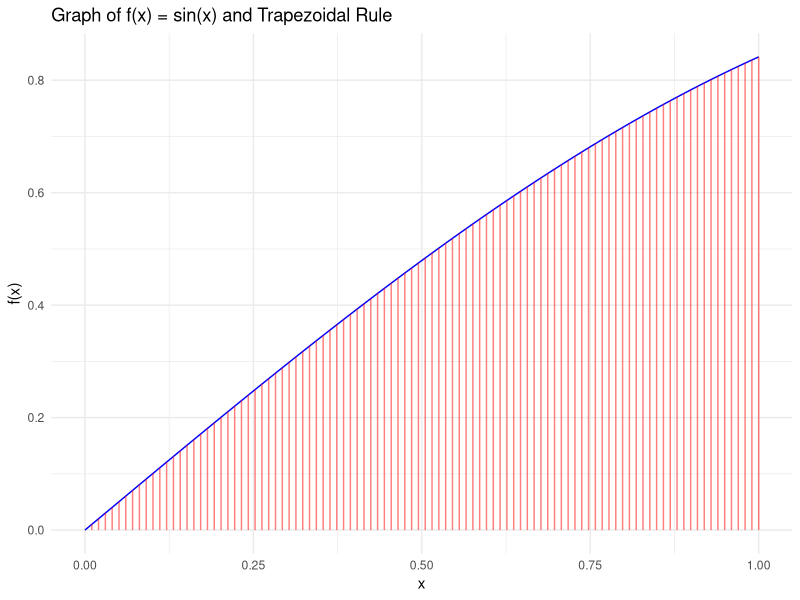

Source code (R):
library(ggplot2)
MultTrapeInt <- function(fun, a, b, tol){
#a: gioi han duoi cua khoang tich phan, b: gioi han tren, tol: sai so mong muon  
  N <- 1 #so luong diem tich phan bd 
  h <- b - a #khoang cach giua cac diem tich phan 
#gia tri xap xi ban dau cua tich phan 
  Integ1 <-  h/2*(fun(a)+fun(b)) #dc tinh bang cong thuc hinh thang 
  print(Integ1)   
#cai thien xap xi tich phan trong moi lan lap cua vong lap while, bang cach: 
  N <- 2*N #tang gap doi so luong diem tich phan 
  h <- h/2 #giam moi buoc tich phan di 1 nua (khoang cach giua cac diem di 1 nua)
  xj <- (a+h) #cap nhap gia tri xj la diem tiep theo can tinh de tinh toan xap xi moi cua tich phan
#diem xj la diem giua  
  Integ2 <- Integ1/2 + h*fun(xj) #su dung cong thuc hinh thang vs du lieu gia tri xapxi
  
#ban dau de tinh ra gia tri xap xi moi
  Err <- abs(Integ2 - Integ1) #sai so giua tich phan moi va cu de ktra dk vs tol
  while (Err > tol) {
    N <- 2*N
    h <- h/2
    Integ1 <- Integ2
    Integ2 <- Integ1/2
    for (j in seq(1, N-1, by = 2)){
      xj <- a + j*h
      Integ2 <- Integ2 + h*fun(xj)
    }
    Err <- abs(Integ2 - Integ1)
    print(N)
  }
  return(Integ2)
}
f <- function(x) {sin(x)}
result <- MultTrapeInt(f, 0, 1, 0.001)
print(result)
  
# Vẽ đồ thị hàm sin(x) và các đoạn hình thang
x_values <- seq(0, 1, length.out = 100)
y_values <- f(x_values)

ggplot() +
  geom_line(aes(x = x_values, y = y_values), color = "blue") +
  geom_segment(aes(x = x_values, y = 0, xend = x_values, yend = y_values), color = "red", alpha = 0.5) +
  labs(x = "x", y = "f(x)", title = "Graph of f(x) = sin(x) and Trapezoidal Rule") +
  theme_minimal()

